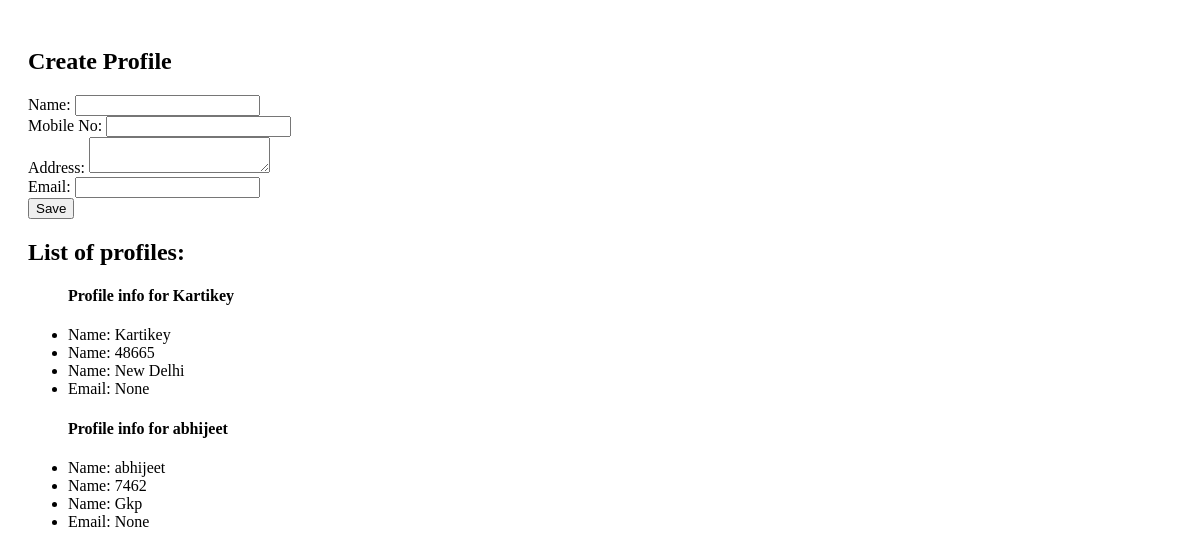
Before: /name/ with the older database file.
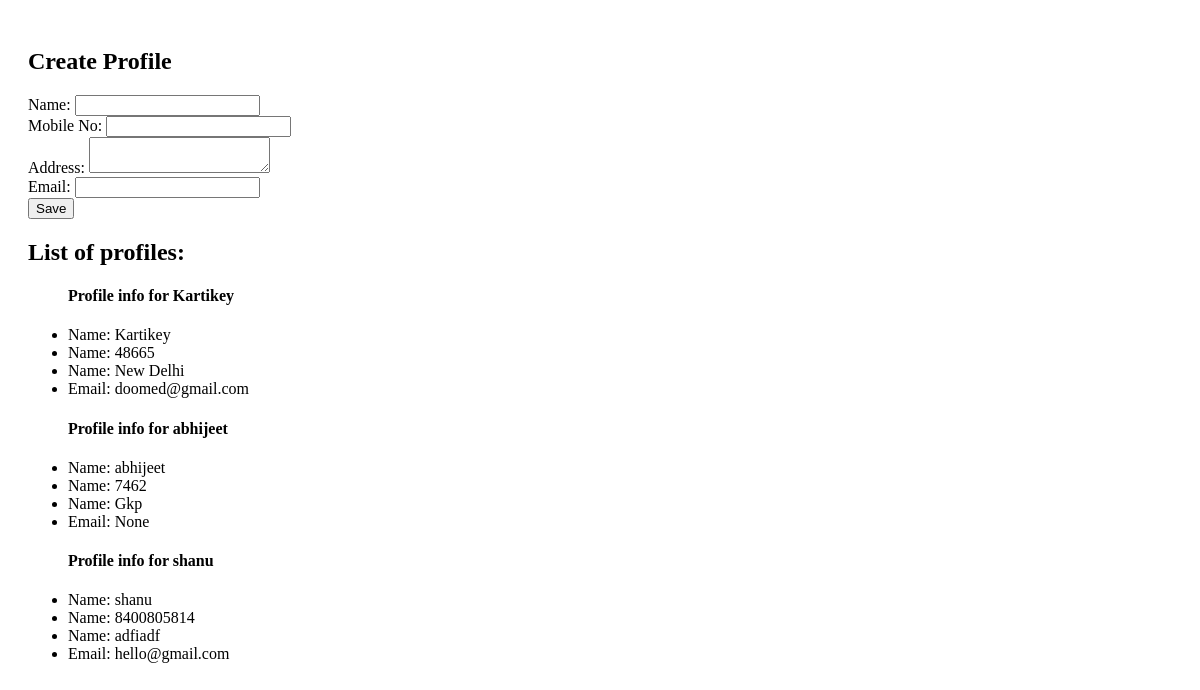
After: the same page with the newer database file.
### myapp/models.py (models this page shows, shortened)
class Profile(models.Model):
    name = models.CharField(max_length=260, unique=True)
    mobile_no = models.IntegerField(default=0)
    address = models.CharField(max_length=500, default=f"Adress of person {name}")
    email = models.CharField(max_length=255, unique=True, null=True)

### myapp/views.py (the view)
# urls.py: path("name/",profile_update,name = "profile"),
def profile_update(request):
    if request.method == "POST":
        name = request.POST.get("name", "")
        mobile_no = request.POST.get("mobile_no", "")
        address = request.POST.get("address", "")
        email = request.POST.get("email", "")
        if name and mobile_no and address:
            try:
                Profile.objects.create(
                    name=name, mobile_no=mobile_no, address=address, email=email
                )
                return redirect("profile")
            except Exception as e:
                return HttpResponse(f"<h1>Failed to save profile: {e}</h1>")
        else:
            return HttpResponse("<h1>Enter valid details!</h1>")
    else:
        names = Profile.objects.all()
        context = {"saved_names": names}
        return render(request, "profile.html", context)

### templates/profile.html (shortened to what this page needs)
<!DOCTYPE html>
<html>
    <head>
    </head>
    <body>
        <div style="padding: 20px;">
            <h2>Create Profile</h2>
            <form method="POST" action="{% url 'profile' %}">
                <label for="name">Name:</label>
                <input type="text" id="name" name="name" required><br>
                <label for="mobile_no">Mobile No:</label>
                <input type="text" id="mobile_no" name="mobile_no" required><br>
                <label for="address">Address:</label>
                <textarea id="address" name="address" required></textarea><br>
                <label for ="email">Email: </label>
                <input type="email" id="email" name="email" required><br>
                <button type="submit">Save</button>
            </form>
            <h2>List of profiles:</h2>
            <ul>
                {% for stored_name in saved_names%}
                <h4>Profile info for {{ stored_name.name }} </h4>
                <li>Name: {{ stored_name.name }}</li>
                <li>Name: {{ stored_name.mobile_no }}</li>
                <li>Name: {{ stored_name.address }}</li>
                <li>Email: {{ stored_name.email }}</li>
                {% empty %}
                <li>No names stored yet.</li>
                {% endfor %}
            </ul>
        </div>
    </body>
</html>

Changed rows visible on the page:
changed Profile "Kartikey": email "None" → "doomed@gmail.com"
added Profile: name "shanu", mobile_no "8400805814", address "adfiadf", email "hello@gmail.com"
